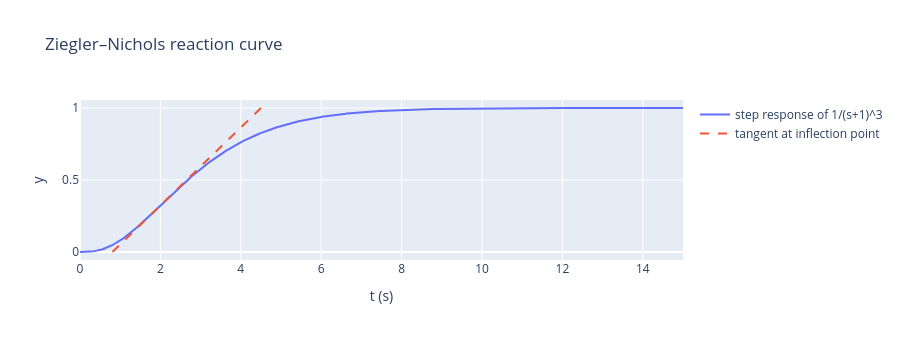

The notebook cell this image was saved under:
### Markdown cell above
* (a) 取樣 0.01 s 的數位 PID，峰值與安定時間和連續的結果幾乎相同；上升段有一點差異：電壓每 0.01 s 才更新一次（零階保持），微分項的「煞車」慢了一步，所以一開始反而上升得稍快一點。
* 增益 Kp = 100 時，設定值一變，控制器一開始就要 100 V，實際的驅動器做不到。限制在 ±12 V 後響應變慢。
* (c) 飽和時若還繼續積分，積分項會一直累積（積分飽和，windup），等轉速到了設定值還要很久才「放掉」，造成很大的超越；(b) 退回這次的積分就能避免。

## 8. Ziegler–Nichols 調整法（範例受控體 1/(s+1)³）

### 反應曲線法

對受控體做步階測試，在反曲點（斜率最大處）畫切線，量出延遲時間 L 與時間常數 T，K = 1，K_c = T/(K L)，PID 取 K_p = 1.2 K_c、T_i = 2L、T_d = 0.5L：

### Code cell
P3 = signal.lti([1], [1, 3, 3, 1])
t = np.linspace(0, 15, 15001)
_, y = signal.step(P3, T=t)
dy = np.gradient(y, t)
k = int(np.argmax(dy))                                         # 反曲點
Lz = t[k] - y[k] / dy[k]                                       # 切線和 y = 0 的交點
Tz = t[k] + (1 - y[k]) / dy[k] - Lz                            # 切線到達 1 的時間 − L
Kc = Tz / (1 * Lz)
print(f"反曲點 t = {t[k]:.3f} s，L = {Lz:.3f} s，T = {Tz:.3f} s，Kc = {Kc:.2f}")
zn1 = dict(Kp=1.2 * Kc, Ti=2 * Lz, Td=0.5 * Lz)
print("反應曲線法 PID：Kp = {Kp:.2f}, Ti = {Ti:.2f} s, Td = {Td:.2f} s".format(**zn1))
fig = go.Figure()
fig.add_scatter(**xy(t[::20], y[::20]), mode="lines", name="step response of 1/(s+1)^3")
fig.add_scatter(x=[Lz, Lz + Tz], y=[0, 1], mode="lines", line=dict(dash="dash"), name="tangent at inflection point")
fig.update_layout(title="Ziegler–Nichols reaction curve", xaxis_title="t (s)", yaxis_title="y", height=340)
fig.show()

### Figure 1 — Plotly figure (JSON) as saved in the notebook; plotly's stock layout.template omitted (floating-point values rounded to 4 significant figures; data arrays with more than 128 entries replaced by an {"elided": "..."} marker saying what was removed)
{"data": [{"mode": "lines", "name": "step response of 1/(s+1)^3", "type": "scatter", "x": {"elided": "751 float values"}, "y": {"elided": "751 float values"}}, {"line": {"dash": "dash"}, "mode": "lines", "name": "tangent at inflection point", "type": "scatter", "x": [0.8055, 4.5], "y": [0, 1]}], "layout": {"height": 340, "title": {"text": "Ziegler–Nichols reaction curve"}, "xaxis": {"title": {"text": "t (s)"}}, "yaxis": {"title": {"text": "y"}}}}
